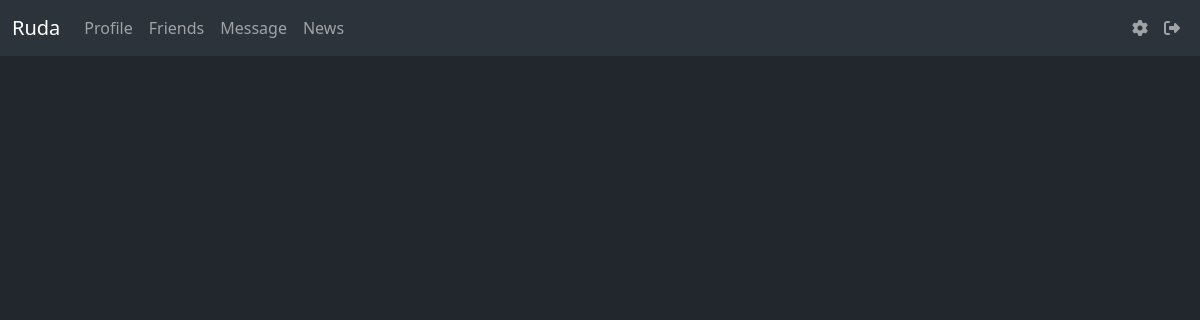
Before: /news (signed in) with the older database file.
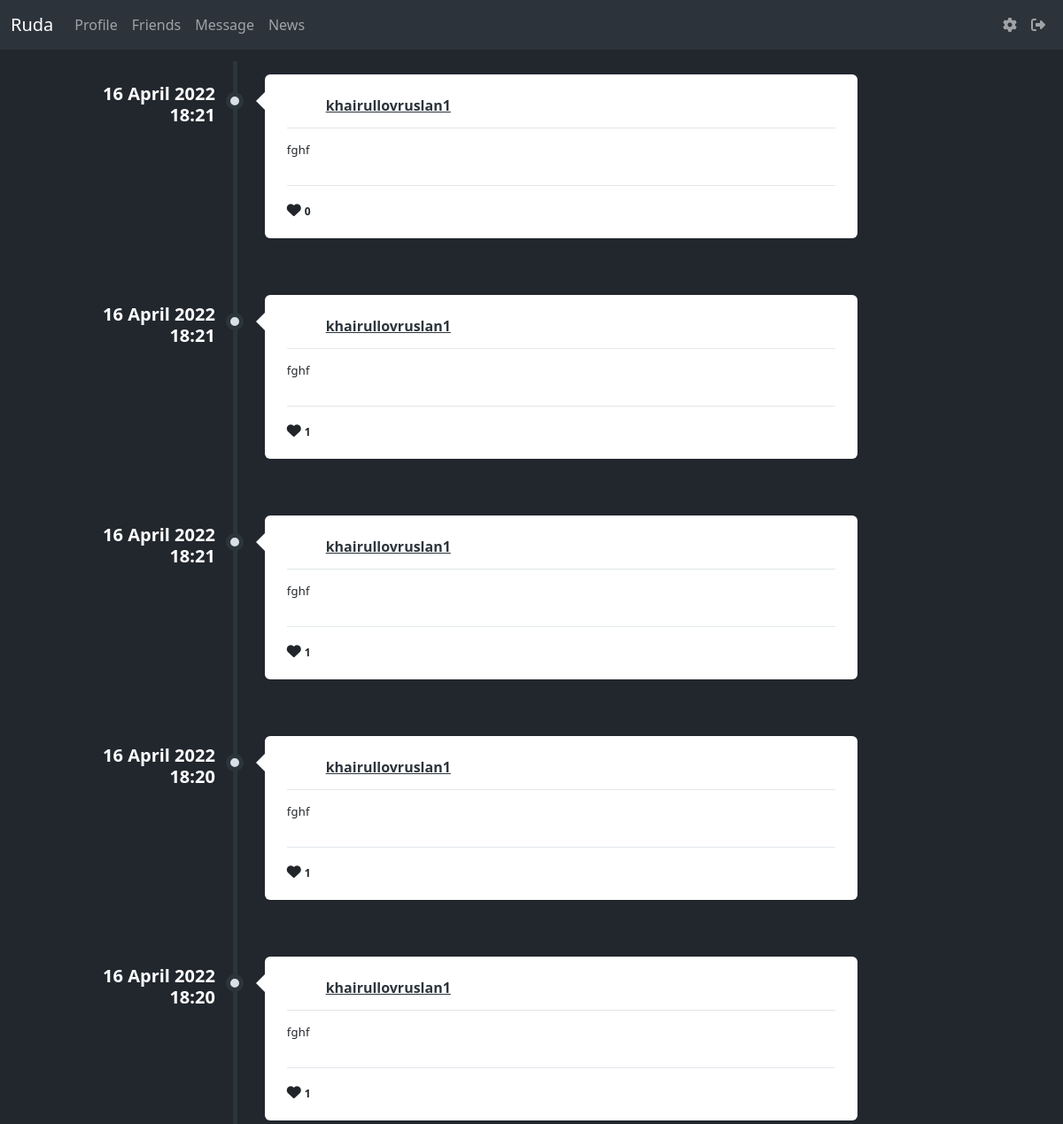
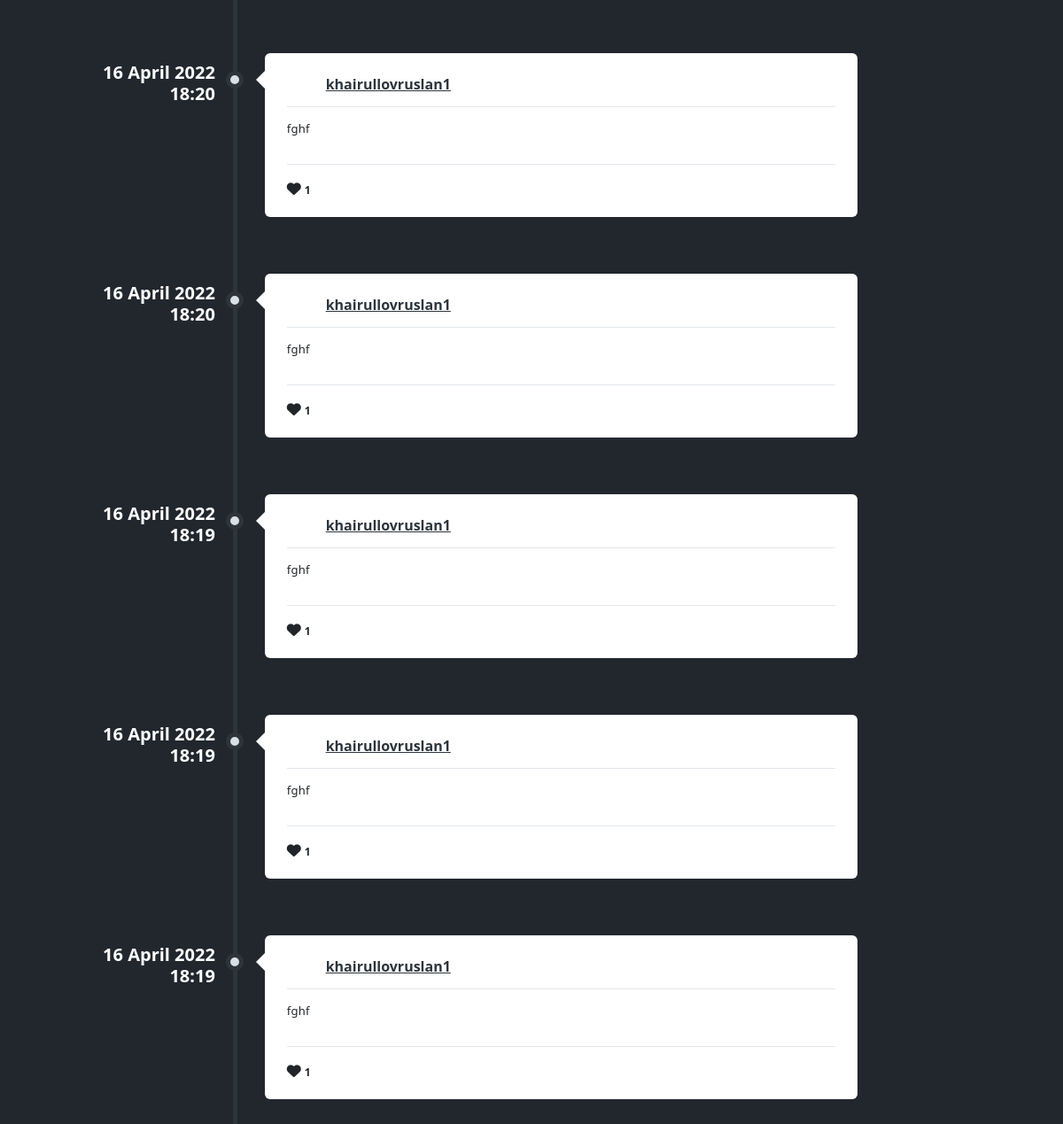
After: the same page with the newer database file (2 pictures, top to bottom).
### data/posts.py (models this page shows)
class Posts(SqlAlchemyBase):
    __tablename__ = 'posts'
    id = sqlalchemy.Column(sqlalchemy.Integer,
                           primary_key=True, autoincrement=True)
    content = sqlalchemy.Column(sqlalchemy.String, nullable=True)
    image = sqlalchemy.Column(sqlalchemy.String, nullable=True)
    likes = sqlalchemy.Column(sqlalchemy.String,
                              nullable=True, default='')
    created_date = sqlalchemy.Column(sqlalchemy.DateTime,
                                     default=datetime.datetime.now)
    user_id = sqlalchemy.Column(sqlalchemy.Integer,
                                sqlalchemy.ForeignKey("users.id"))
    user = orm.relation('User')

### data/users.py (models this page shows, shortened)
class User(SqlAlchemyBase, UserMixin):
    __tablename__ = 'users'
    id = sqlalchemy.Column(sqlalchemy.Integer, primary_key=True, autoincrement=True)
    name = sqlalchemy.Column(sqlalchemy.String, unique=True, nullable=True)
    about = sqlalchemy.Column(sqlalchemy.String, nullable=True)
    second_email = sqlalchemy.Column(sqlalchemy.String, nullable=True)
    github = sqlalchemy.Column(sqlalchemy.String, nullable=True)
    image = sqlalchemy.Column(sqlalchemy.String, default="default.jpg")
    email = sqlalchemy.Column(sqlalchemy.String, index=True, unique=True, nullable=True)
    followings = sqlalchemy.Column(sqlalchemy.String, nullable=True, default='')
    followers = sqlalchemy.Column(sqlalchemy.String, nullable=True, default='')
    hashed_password = sqlalchemy.Column(sqlalchemy.String, nullable=True)
    created_date = sqlalchemy.Column(sqlalchemy.DateTime, default=datetime.datetime.now)

### main.py (the view)
@app.route('/news', methods=['GET', 'POST'])
@login_required
def news():
    db_sess = db_session.create_session()
    posts = db_sess.query(Posts).filter(Posts.user_id != current_user.id)
    return render_template('news.html', title='Friends', posts=posts)

### data/db_session.py (called while the page is built)
def create_session() -> Session:
    global __factory
    return __factory()

### main.py (called while the page is built)
@login_manager.user_loader
def load_user(user_id):
    db_sess = db_session.create_session()
    return db_sess.query(User).get(user_id)

### templates/news.html (shortened to what this page needs)
{% extends "base.html" %}
{% block content %}
<div>
            <ul class="timeline">
                {% for item in posts|reverse%}
                <li>
                    <div class="timeline-time">
                        <span class="time" style="color: white;">{{item.created_date.strftime('%d %B %Y')}}</span>
                        <span class="time" style="color: white;">{{item.created_date.strftime('%H:%M')}}</span>
                    </div>
                    <div class="timeline-icon">
                        <a href="#"></a>
                    </div>
                    <div class="timeline-body">
                        <div class="timeline-header">
                            <span class="userimage"><a href="/profile/{{item.user.name}}"><img src="../static/avatars/{{item.user.image}}" alt=""></a></span>
                            <span class="username"><a href="/profile/{{item.user.name}}">{{item.user.name}}</a></span>
                        </div>
                        <div class="timeline-content">
                            <p>
                                {{item.content}}
                            </p>
                        </div>
                        <div class="timeline-footer">
                            <form method="post" enctype="multipart/form-data">
                                {% set list1 = item.likes.split(', ') %}
                                {% set user_id_ = current_user.id | string() %}
                                {% if user_id_ in list1 %}
                                    <i
                                      class="fa-solid fa-heart text-danger"
                                      id="like-button-{{item.id}}"
                                      onclick="like({{item.id}})"
                                    ></i>
                                {% else %}
                                    <i
                                      class="fa-solid fa-heart"
                                      id="like-button-{{item.id}}"
                                      onclick="like({{item.id}})"
                                    ></i>
                                {% endif %}
                                <span class="stats-total" id="likes-count-{{item.id}}">{{ item.likes|length }}</span>
                            </form>
                        </div>
                    </div>
                    <br>
                </li>
                {% endfor %}
            </ul>
        </div>
{% endblock %}

### templates/base.html (shortened to what this page needs)
<!doctype html>
<html lang="en">
<head>
    <link rel="stylesheet" href="../static/css/style.css" />
    <link href="https://cdn.jsdelivr.net/npm/bootstrap@5.0.1/dist/css/bootstrap.min.css"
          rel="stylesheet"
>
	<link href="/examples/libs/bootstrap-5/bootstrap.min.css" rel="stylesheet">
</head>
<body>
<header>
	<nav class="navbar navbar-expand-lg navbar-dark" style="background-color: #2d333b">
    	<div class="container-fluid">
        	<a class="navbar-brand" href="#">Ruda</a>
			{% if current_user.is_authenticated %}
    			<div class="collapse navbar-collapse" id="navbarSupportedContent">
     			 	<ul class="navbar-nav me-auto mb-2 mb-lg-0">
						<li class="nav-item">
					 		<a class="nav-link" href="/profile/{{current_user.name}}">Profile</a>
					 	</li>
					 	<li class="nav-item">
							<a class="nav-link" href="/friends">Friends</a>
					 	</li>
					 	<li class="nav-item">
							<a class="nav-link" href="/message">Message</a>
					 	</li>
					 	<li class="nav-item">
							<a class="nav-link" href="/news">News</a>
					 	</li>
				 	</ul>
				 	<ul class="navbar-nav ms-auto mb-2 mb-lg-0">
					 	<li class="nav-item">
					 		<a class="nav-link" href="/settings"><i class="fa-solid fa-gear"></i></a>
					 	</li>
					 	<li class="nav-item">
					 		<a class="nav-link" href="/logout"><i class="fa-solid fa-right-from-bracket"></i></a>
					 	</li>
				  	</ul>
    			</div>
			{% endif %}
  		</div>
	</nav>
</header>
<main role="main" class="container">
    {% block content %}
    {% endblock %}
</main>
</body>
</html>

### static/css/style.css (style rules this page uses)
html body { background-color: #2227; }
html body { background-color: #22272e; }
body { min-height: 100vh; overflow-x: hidden }
.timeline { list-style-type: none; margin: 0; padding: 0; position: relative }
.timeline:before { content: ''; position: absolute; top: 5px; bottom: 5px; width: 5px; background: #2d353c; left: 20%; margin-left: -2.5px }
.timeline>li { position: relative; min-height: 50px; padding: 20px 0 }
.timeline .timeline-time { position: absolute; left: 0; width: 18%; text-align: right; top: 30px; color: white; }
.timeline .timeline-time .date, .timeline .timeline-time .time { display: block; font-weight: 600 }
.timeline .timeline-time .time { line-height: 24px; font-size: 20px; color: #242a30 }
.timeline .timeline-icon { left: 15%; position: absolute; width: 10%; text-align: center; top: 40px }
.timeline .timeline-icon a { text-decoration: none; width: 20px; height: 20px; display: inline-block; border-radius: 20px; background: #d9e0e7; line-height: 10px; color: #fff; font-size: 14px; border: 5px solid #2d353c; transition: border-color .2s linear }
.timeline .timeline-body { margin-left: 23%; margin-right: 17%; background: #fff; position: relative; padding: 20px 25px; border-radius: 6px }
.timeline .timeline-body:before { content: ''; display: block; position: absolute; border: 10px solid transparent; border-right-color: #fff; left: -20px; top: 20px }
.timeline .timeline-body>div+div { margin-top: 15px }
.timeline .timeline-body>div+div:last-child { margin-bottom: -20px; padding-bottom: 20px; border-radius: 0 0 6px 6px }
.timeline-header { padding-bottom: 10px; border-bottom: 1px solid #e2e7eb; line-height: 30px }
.timeline-header .userimage { float: left; width: 34px; height: 34px; border-radius: 40px; overflow: hidden; margin: -2px 10px -2px 0 }
.timeline-header .username { font-size: 16px; font-weight: 600 }
.timeline-header .username, .timeline-header .username a { color: #2d353c }
.timeline-content { letter-spacing: .25px; line-height: 18px; font-size: 13px }
.timeline-content:after, .timeline-content:before { content: ''; display: table; clear: both }
.timeline-footer { background: #fff; border-top: 1px solid #e2e7ec; padding-top: 15px }
.stats-total { display: inline-block; line-height: 20px color: #6d767f; font-weight: 600; font-size: 12px }

Changed rows visible on the page:
added Posts: created_date "16 April 2022", created_date "18:21", user.name "khairullovruslan1", content "fghf", likes|length "0"
added Posts: created_date "16 April 2022", created_date "18:21", user.name "khairullovruslan1", content "fghf", likes|length "1"
added Posts: created_date "16 April 2022", created_date "18:21", user.name "khairullovruslan1", content "fghf", likes|length "1"
added Posts: created_date "16 April 2022", created_date "18:20", user.name "khairullovruslan1", content "fghf", likes|length "1"
added Posts: created_date "16 April 2022", created_date "18:20", user.name "khairullovruslan1", content "fghf", likes|length "1"
added Posts: created_date "16 April 2022", created_date "18:20", user.name "khairullovruslan1", content "fghf", likes|length "1"
added Posts: created_date "16 April 2022", created_date "18:20", user.name "khairullovruslan1", content "fghf", likes|length "1"
added Posts: created_date "16 April 2022", created_date "18:19", user.name "khairullovruslan1", content "fghf", likes|length "1"
added Posts: created_date "16 April 2022", created_date "18:19", user.name "khairullovruslan1", content "fghf", likes|length "1"
added Posts: created_date "16 April 2022", created_date "18:19", user.name "khairullovruslan1", content "fghf", likes|length "1"
